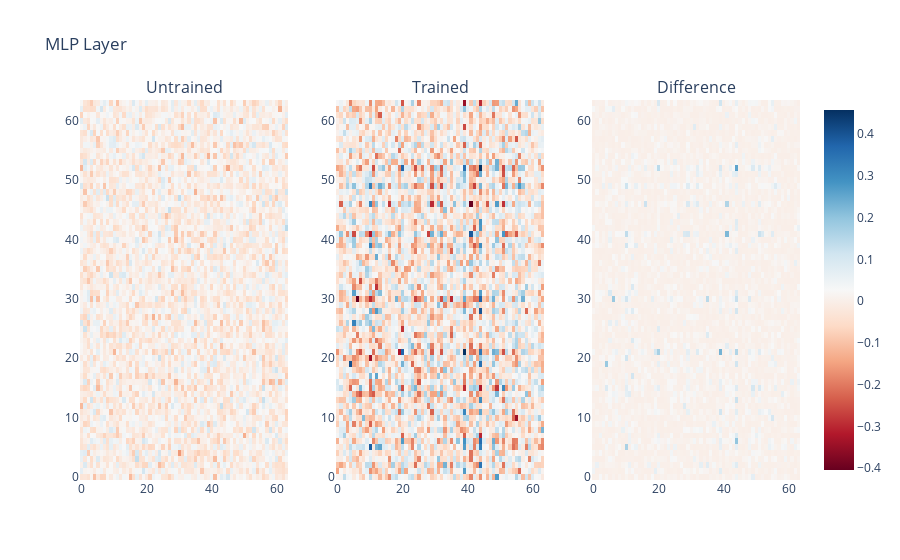

Notebook source saved alongside this figure:
### Markdown cell above
### MLP Layer analysis

### Code cell
def analyze_mlp_hidden_weights(agent):
    output_layer = agent.value_net.output_layer
    wt_layer_0 = output_layer.layers[0].weight.detach().T
    wt_layer_1 = output_layer.layers[1].weight.detach()

    return torch.matmul(wt_layer_0, wt_layer_1)

def compare_mlp_layer(untrained_agent, trained_agent):
    untrained_mlp_layer = analyze_mlp_hidden_weights(untrained_agent)
    trained_mlp_layer = analyze_mlp_hidden_weights(trained_agent)

    fig = make_subplots(rows=1, cols=3, subplot_titles=("Untrained", "Trained", "Difference"))
    fig.add_trace(go.Heatmap(z=untrained_mlp_layer, coloraxis="coloraxis"), row=1, col=1)
    fig.add_trace(go.Heatmap(z=trained_mlp_layer, coloraxis="coloraxis"), row=1, col=2)
    fig.add_trace(go.Heatmap(z=compute_diff(trained_mlp_layer, untrained_mlp_layer), coloraxis="coloraxis"), row=1, col=3)
    fig.update_layout(title_text="MLP Layer", coloraxis=dict(colorscale="RdBu"))
    fig.show()

compare_mlp_layer(untrained_agent, analyzer.agent)

### Figure 1 — Plotly figure (JSON) as saved in the notebook; plotly's stock layout.template omitted (floating-point values rounded to 4 significant figures; data arrays with more than 128 entries replaced by an {"elided": "..."} marker saying what was removed)
{"data": [{"coloraxis": "coloraxis", "type": "heatmap", "xaxis": "x", "yaxis": "y", "z": {"elided": "64x64 float values"}}, {"coloraxis": "coloraxis", "type": "heatmap", "xaxis": "x2", "yaxis": "y2", "z": {"elided": "64x64 float values"}}, {"coloraxis": "coloraxis", "type": "heatmap", "xaxis": "x3", "yaxis": "y3", "z": {"elided": "64x64 float values"}}], "layout": {"annotations": [{"font": {"size": 16}, "showarrow": false, "text": "Untrained", "x": 0.1444, "xanchor": "center", "xref": "paper", "y": 1, "yanchor": "bottom", "yref": "paper"}, {"font": {"size": 16}, "showarrow": false, "text": "Trained", "x": 0.5, "xanchor": "center", "xref": "paper", "y": 1, "yanchor": "bottom", "yref": "paper"}, {"font": {"size": 16}, "showarrow": false, "text": "Difference", "x": 0.8556, "xanchor": "center", "xref": "paper", "y": 1, "yanchor": "bottom", "yref": "paper"}], "coloraxis": {"colorscale": [[0, "rgb(103,0,31)"], [0.1, "rgb(178,24,43)"], [0.2, "rgb(214,96,77)"], [0.3, "rgb(244,165,130)"], [0.4, "rgb(253,219,199)"], [0.5, "rgb(247,247,247)"], [0.6, "rgb(209,229,240)"], [0.7, "rgb(146,197,222)"], [0.8, "rgb(67,147,195)"], [0.9, "rgb(33,102,172)"], [1, "rgb(5,48,97)"]]}, "title": {"text": "MLP Layer"}, "xaxis": {"anchor": "y", "domain": [0, 0.2889]}, "xaxis2": {"anchor": "y2", "domain": [0.3556, 0.6444]}, "xaxis3": {"anchor": "y3", "domain": [0.7111, 1]}, "yaxis": {"anchor": "x", "domain": [0, 1]}, "yaxis2": {"anchor": "x2", "domain": [0, 1]}, "yaxis3": {"anchor": "x3", "domain": [0, 1]}}}
